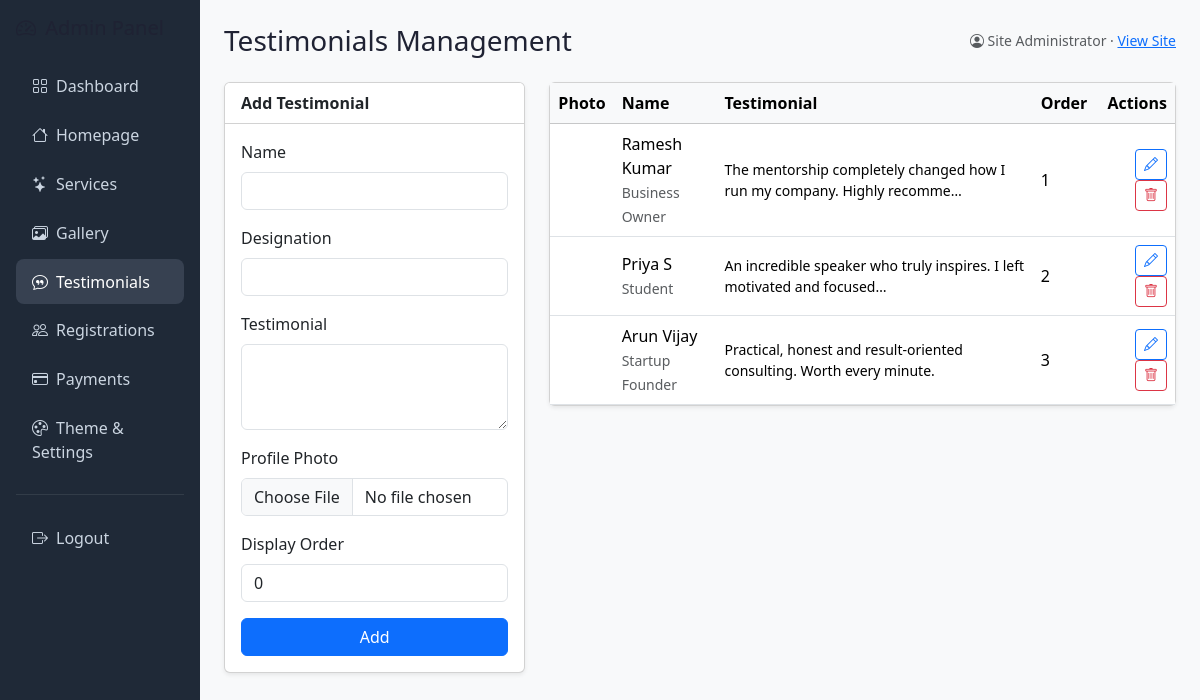
Page /admin/testimonials.php (signed in) on the committed database.
### tables this page shows
CREATE TABLE IF NOT EXISTS `testimonials` (
  `id`            INT UNSIGNED NOT NULL AUTO_INCREMENT,
  `tenant_id`     INT UNSIGNED NOT NULL,
  `name`          VARCHAR(120) NOT NULL,
  `designation`   VARCHAR(150) NULL,
  `testimonial`   TEXT NOT NULL,
  `photo`         VARCHAR(255) NULL,
  `display_order` INT NOT NULL DEFAULT 0,
  `created_at`    TIMESTAMP NOT NULL DEFAULT CURRENT_TIMESTAMP,
  PRIMARY KEY (`id`),
  KEY `idx_testi_tenant` (`tenant_id`),
  CONSTRAINT `fk_testi_tenant` FOREIGN KEY (`tenant_id`)
    REFERENCES `tenants` (`id`) ON DELETE CASCADE
);

### config/functions.php (called while the page is built, shortened)
<?php
require_once __DIR__ . '/db.php';
function e(?string $value): string
{
    return htmlspecialchars((string) $value, ENT_QUOTES, 'UTF-8');
}
function current_admin(): ?array
{
    return $_SESSION['admin'] ?? null;
}
function admin_tenant_id(): int
{
    $admin = current_admin();
    if ($admin && $admin['role'] === 'admin') {
        return (int) $admin['tenant_id'];
    }
    return $admin['tenant_id'] ?? tenant_id();
}
function str_excerpt(string $text, int $len = 70): string
{
    $text = trim($text);
    if (function_exists('mb_strlen')) {
        return mb_strlen($text) > $len ? mb_substr($text, 0, $len) . '…' : $text;
    }
    return strlen($text) > $len ? substr($text, 0, $len) . '…' : $text;
}

### config/db.php (called while the page is built, shortened)
<?php
function db(): PDO
{
    static $pdo = null;
    if ($pdo === null) {
        $dsn = sprintf('mysql:host=%s;dbname=%s;charset=%s', DB_HOST, DB_NAME, DB_CHARSET);
        $options = [
            PDO::ATTR_ERRMODE            => PDO::ERRMODE_EXCEPTION,
            PDO::ATTR_DEFAULT_FETCH_MODE => PDO::FETCH_ASSOC,
            PDO::ATTR_EMULATE_PREPARES   => false,
        ];
        try {
            $pdo = new PDO($dsn, DB_USER, DB_PASS, $options);
        } catch (PDOException $e) {
            http_response_code(500);
            exit('Database connection failed. Please try again later.');
        }
    }
    return $pdo;
}

### admin/testimonials.php (the view, shortened to what this page needs)
<?php
require_once __DIR__ . '/../config/functions.php';
$tid = admin_tenant_id();
$edit = null;
$rows = db()->prepare('SELECT * FROM testimonials WHERE tenant_id=? ORDER BY display_order,id');
$rows->execute([$tid]);
$rows = $rows->fetchAll();
$active = 'testimonials';
$page_heading = 'Testimonials Management';
include __DIR__ . '/inc/header.php';
?>
<div class="row g-4">
  <div class="col-lg-4">
    <div class="card shadow-sm">
      <div class="card-header bg-white"><strong><?= $edit ? 'Edit' : 'Add' ?> Testimonial</strong></div>
      <div class="card-body">
        <form method="post" enctype="multipart/form-data">
          <div class="mb-3"><label class="form-label">Name</label>
            <input class="form-control" name="name" required value="<?= e($edit['name'] ?? '') ?>"></div>
          <div class="mb-3"><label class="form-label">Designation</label>
            <input class="form-control" name="designation" value="<?= e($edit['designation'] ?? '') ?>"></div>
          <div class="mb-3"><label class="form-label">Testimonial</label>
            <textarea class="form-control" name="testimonial" rows="3" required><?= e($edit['testimonial'] ?? '') ?></textarea></div>
          <div class="mb-3"><label class="form-label">Profile Photo</label>
            <input type="file" class="form-control" name="photo" accept="image/*">
            <?php if (!empty($edit['photo'])): ?><img src="../<?= e($edit['photo']) ?>" height="48" class="mt-2 rounded-circle"><?php endif; ?></div>
          <div class="mb-3"><label class="form-label">Display Order</label>
            <input type="number" class="form-control" name="display_order" value="<?= e((string)($edit['display_order'] ?? 0)) ?>"></div>
          <button class="btn btn-primary w-100"><?= $edit ? 'Update' : 'Add' ?></button>
        </form>
      </div>
    </div>
  </div>
  <div class="col-lg-8">
    <div class="card shadow-sm">
      <div class="table-responsive">
        <table class="table table-hover align-middle mb-0">
          <thead class="table-light"><tr><th>Photo</th><th>Name</th><th>Testimonial</th><th>Order</th><th class="text-end">Actions</th></tr></thead>
          <tbody>
          <?php foreach ($rows as $r): ?>
            <tr>
              <td><img src="../<?= e($r['photo'] ?: '') ?>" onerror="this.style.display='none'" height="40" class="rounded-circle"></td>
              <td><?= e($r['name']) ?><br><small class="text-muted"><?= e($r['designation']) ?></small></td>
              <td class="small"><?= e(str_excerpt($r['testimonial'], 70)) ?></td>
              <td><?= (int)$r['display_order'] ?></td>
              <td class="text-end">
                <a href="?edit=<?= (int)$r['id'] ?>" class="btn btn-sm btn-outline-primary"><i class="bi bi-pencil"></i></a>
                <form method="post" class="d-inline" onsubmit="return confirm('Delete?')">
                  <button class="btn btn-sm btn-outline-danger"><i class="bi bi-trash"></i></button>
                </form>
              </td>
            </tr>
          <?php endforeach; ?>
          </tbody>
        </table>
      </div>
    </div>
  </div>
</div>
<?php include __DIR__ . '/inc/footer.php'; ?>

### admin/inc/header.php (shortened to what this page needs)
<?php
require_once __DIR__ . '/../../config/functions.php';
$admin = require_admin();
$active = $active ?? '';
?>
<!DOCTYPE html>
<html lang="en">
<head>
<link href="https://cdn.jsdelivr.net/npm/bootstrap@5.3.3/dist/css/bootstrap.min.css" rel="stylesheet">
<link href="https://cdn.jsdelivr.net/npm/bootstrap-icons@1.11.3/font/bootstrap-icons.min.css" rel="stylesheet">
<link href="../assets/css/style.css" rel="stylesheet">
</head>
<body class="bg-light">
<div class="container-fluid">
  <div class="row">
    <aside class="col-lg-2 col-md-3 admin-sidebar p-3 text-white">
      <h5 class="mb-4"><i class="bi bi-speedometer2 me-1"></i> Admin Panel</h5>
      <nav class="nav flex-column gap-1">
        <a href="dashboard.php"     class="<?= $active==='dashboard'?'active':'' ?>"><i class="bi bi-grid me-2"></i>Dashboard</a>
        <a href="homepage.php"      class="<?= $active==='homepage'?'active':'' ?>"><i class="bi bi-house me-2"></i>Homepage</a>
        <a href="services.php"      class="<?= $active==='services'?'active':'' ?>"><i class="bi bi-stars me-2"></i>Services</a>
        <a href="gallery.php"       class="<?= $active==='gallery'?'active':'' ?>"><i class="bi bi-images me-2"></i>Gallery</a>
        <a href="testimonials.php"  class="<?= $active==='testimonials'?'active':'' ?>"><i class="bi bi-chat-quote me-2"></i>Testimonials</a>
        <a href="registrations.php" class="<?= $active==='registrations'?'active':'' ?>"><i class="bi bi-people me-2"></i>Registrations</a>
        <a href="payments.php"      class="<?= $active==='payments'?'active':'' ?>"><i class="bi bi-credit-card me-2"></i>Payments</a>
        <a href="settings.php"      class="<?= $active==='settings'?'active':'' ?>"><i class="bi bi-palette me-2"></i>Theme &amp; Settings</a>
        <hr class="text-secondary">
        <a href="logout.php"><i class="bi bi-box-arrow-right me-2"></i>Logout</a>
      </nav>
    </aside>
    <main class="col-lg-10 col-md-9 py-4 px-4">
      <div class="d-flex justify-content-between align-items-center mb-4">
        <h3 class="mb-0"><?= e($page_heading ?? 'Dashboard') ?></h3>
        <div class="text-end small text-muted">
          <i class="bi bi-person-circle"></i> <?= e($admin['name']) ?>
          &middot; <a href="../index.php" target="_blank">View Site</a>
        </div>
      </div>

### admin/inc/footer.php (shortened to what this page needs)
    </main>
  </div>
</div>
</body>
</html>

### assets/css/style.css (style rules this page uses)
:root { --brand-primary:#E8112D; --brand-secondary:#F2867D; --surface-pink:#FCEDEA; --nav-bg:#0d0d0f; --heading:#1f2233; }
body { font-family:"Poppins","Segoe UI",system-ui,-apple-system,sans-serif;color:#3a3a44; }
h1,h2,h3,h4,h5,.fw-bold { color:var(--heading); }
.admin-sidebar { min-height:100vh;background:#1f2937; }
.admin-sidebar a { color:#cbd5e1;text-decoration:none;display:block;padding:.65rem 1rem;border-radius:8px; }
.admin-sidebar a:hover,.admin-sidebar a.active { background:#374151;color:#fff; }

### rows in the picture
testimonials: name "Ramesh Kumar", designation "Business Owner", testimonial "The mentorship completely changed how I run my company. Highly recomme…", display_order "1"
testimonials: name "Priya S", designation "Student", testimonial "An incredible speaker who truly inspires. I left motivated and focused…", display_order "2"
testimonials: name "Arun Vijay", designation "Startup Founder", testimonial "Practical, honest and result-oriented consulting. Worth every minute.", display_order "3"

### other values in the picture
$page_heading "Testimonials Management"
$admin['name'] "Site Administrator"
